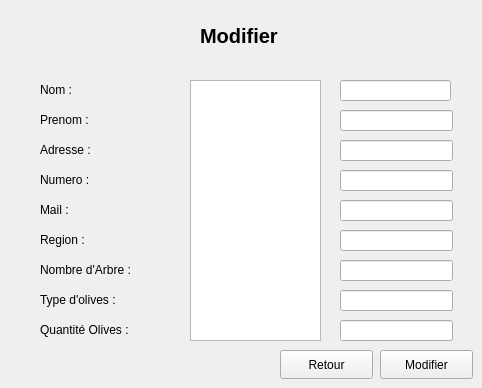
      <widget class="QWidget" name="page_6">
       <widget class="QLabel" name="modifier">
        <property name="geometry">
         <rect>
          <x>200</x>
          <y>20</y>
          <width>121</width>
          <height>31</height>
         </rect>
        </property>
        <property name="font">
         <font>
          <pointsize>15</pointsize>
          <bold>true</bold>
         </font>
        </property>
        <property name="text">
         <string>Modifier</string>
        </property>
       </widget>
       <widget class="QLabel" name="lnom_2">
        <property name="geometry">
         <rect>
          <x>40</x>
          <y>80</y>
          <width>131</width>
          <height>20</height>
         </rect>
        </property>
        <property name="text">
         <string>Nom : </string>
        </property>
       </widget>
       <widget class="QLabel" name="labelPrenom">
        <property name="geometry">
         <rect>
          <x>40</x>
          <y>110</y>
          <width>131</width>
          <height>20</height>
         </rect>
        </property>
        <property name="text">
         <string>Prenom :</string>
        </property>
       </widget>
       <widget class="QLabel" name="labelAdresse">
        <property name="geometry">
         <rect>
          <x>40</x>
          <y>140</y>
          <width>131</width>
          <height>20</height>
         </rect>
        </property>
        <property name="text">
         <string>Adresse :</string>
        </property>
       </widget>
       <widget class="QLabel" name="labelNumero">
        <property name="geometry">
         <rect>
          <x>40</x>
          <y>170</y>
          <width>131</width>
          <height>20</height>
         </rect>
        </property>
        <property name="text">
         <string>Numero :</string>
        </property>
       </widget>
       <widget class="QLabel" name="labelMail">
        <property name="geometry">
         <rect>
          <x>40</x>
          <y>200</y>
          <width>131</width>
          <height>20</height>
         </rect>
        </property>
        <property name="text">
         <string>Mail :</string>
        </property>
       </widget>
       <widget class="QLabel" name="labelRegion">
        <property name="geometry">
         <rect>
          <x>40</x>
          <y>230</y>
          <width>131</width>
          <height>20</height>
         </rect>
        </property>
        <property name="text">
         <string>Region :</string>
        </property>
       </widget>
       <widget class="QLabel" name="labelnbrOlive">
        <property name="geometry">
         <rect>
          <x>40</x>
          <y>260</y>
          <width>131</width>
          <height>20</height>
         </rect>
        </property>
        <property name="text">
         <string>Nombre d'Arbre :</string>
        </property>
       </widget>
       <widget class="QLabel" name="labeltypeOlive">
        <property name="geometry">
         <rect>
          <x>40</x>
          <y>290</y>
          <width>131</width>
          <height>20</height>
         </rect>
        </property>
        <property name="text">
         <string>Type d'olives :</string>
        </property>
       </widget>
       <widget class="QTextBrowser" name="AfficheAncien">
        <property name="geometry">
         <rect>
          <x>190</x>
          <y>80</y>
          <width>131</width>
          <height>261</height>
         </rect>
        </property>
       </widget>
       <widget class="QLineEdit" name="Newnom">
        <property name="geometry">
         <rect>
          <x>340</x>
          <y>80</y>
          <width>111</width>
          <height>21</height>
         </rect>
        </property>
       </widget>
       <widget class="QLineEdit" name="NewPrenom">
        <property name="geometry">
         <rect>
          <x>340</x>
          <y>110</y>
          <width>113</width>
          <height>21</height>
         </rect>
        </property>
       </widget>
       <widget class="QLineEdit" name="NewAdresse">
        <property name="geometry">
         <rect>
          <x>340</x>
          <y>140</y>
          <width>113</width>
          <height>21</height>
         </rect>
        </property>
       </widget>
       <widget class="QLineEdit" name="NewNumero">
        <property name="geometry">
         <rect>
          <x>340</x>
          <y>170</y>
          <width>113</width>
          <height>21</height>
         </rect>
        </property>
       </widget>
       <widget class="QLineEdit" name="NewMail">
        <property name="geometry">
         <rect>
          <x>340</x>
          <y>200</y>
          <width>113</width>
          <height>21</height>
         </rect>
        </property>
       </widget>
       <widget class="QLineEdit" name="NewRegion">
        <property name="geometry">
         <rect>
          <x>340</x>
          <y>230</y>
          <width>113</width>
          <height>21</height>
         </rect>
        </property>
       </widget>
       <widget class="QLineEdit" name="NewNombreAbr">
        <property name="geometry">
         <rect>
          <x>340</x>
          <y>260</y>
          <width>113</width>
          <height>21</height>
         </rect>
        </property>
       </widget>
       <widget class="QLineEdit" name="NewType">
        <property name="geometry">
         <rect>
          <x>340</x>
          <y>290</y>
          <width>113</width>
          <height>21</height>
         </rect>
        </property>
       </widget>
       <widget class="QPushButton" name="btnModifier">
        <property name="geometry">
         <rect>
          <x>380</x>
          <y>350</y>
          <width>93</width>
          <height>29</height>
         </rect>
        </property>
        <property name="text">
         <string>Modifier</string>
        </property>
       </widget>
       <widget class="QPushButton" name="btnretour">
        <property name="geometry">
         <rect>
          <x>280</x>
          <y>350</y>
          <width>93</width>
          <height>29</height>
         </rect>
        </property>
        <property name="text">
         <string>Retour</string>
        </property>
       </widget>
       <widget class="QLabel" name="labelQuantite">
        <property name="geometry">
         <rect>
          <x>40</x>
          <y>320</y>
          <width>141</width>
          <height>20</height>
         </rect>
        </property>
        <property name="text">
         <string>Quantité Olives :</string>
        </property>
       </widget>
       <widget class="QLineEdit" name="NewQuantite">
        <property name="geometry">
         <rect>
          <x>340</x>
          <y>320</y>
          <width>113</width>
          <height>21</height>
         </rect>
        </property>
       </widget>
      </widget>
